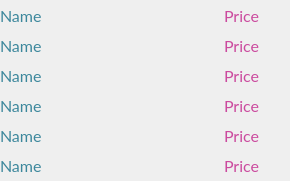
     <widget class="QFrame" name="frame_7">
      <property name="geometry">
       <rect>
        <x>10</x>
        <y>560</y>
        <width>290</width>
        <height>181</height>
       </rect>
      </property>
      <property name="font">
       <font>
        <family>Lato</family>
        <pointsize>12</pointsize>
        <weight>50</weight>
        <italic>false</italic>
        <bold>false</bold>
       </font>
      </property>
      <property name="styleSheet">
       <string notr="true">font: 12pt &quot;Lato&quot;;</string>
      </property>
      <property name="frameShape">
       <enum>QFrame::NoFrame</enum>
      </property>
      <widget class="QFrame" name="frame_22">
       <property name="geometry">
        <rect>
         <x>0</x>
         <y>0</y>
         <width>201</width>
         <height>181</height>
        </rect>
       </property>
       <property name="font">
        <font>
         <family>Lato</family>
         <pointsize>12</pointsize>
         <weight>50</weight>
         <italic>false</italic>
         <bold>false</bold>
        </font>
       </property>
       <property name="styleSheet">
        <string notr="true">color: rgba(60, 135, 156, 1);</string>
       </property>
       <property name="frameShape">
        <enum>QFrame::NoFrame</enum>
       </property>
       <widget class="QLabel" name="name_37">
        <property name="geometry">
         <rect>
          <x>0</x>
          <y>0</y>
          <width>201</width>
          <height>31</height>
         </rect>
        </property>
        <property name="font">
         <font>
          <family>Lato</family>
          <pointsize>12</pointsize>
          <weight>50</weight>
          <italic>false</italic>
          <bold>false</bold>
         </font>
        </property>
        <property name="text">
         <string>Name</string>
        </property>
       </widget>
       <widget class="QLabel" name="name_38">
        <property name="geometry">
         <rect>
          <x>0</x>
          <y>30</y>
          <width>201</width>
          <height>31</height>
         </rect>
        </property>
        <property name="font">
         <font>
          <family>Lato</family>
          <pointsize>12</pointsize>
          <weight>50</weight>
          <italic>false</italic>
          <bold>false</bold>
         </font>
        </property>
        <property name="text">
         <string>Name</string>
        </property>
       </widget>
       <widget class="QLabel" name="name_40">
        <property name="geometry">
         <rect>
          <x>0</x>
          <y>90</y>
          <width>201</width>
          <height>31</height>
         </rect>
        </property>
        <property name="font">
         <font>
          <family>Lato</family>
          <pointsize>12</pointsize>
          <weight>50</weight>
          <italic>false</italic>
          <bold>false</bold>
         </font>
        </property>
        <property name="text">
         <string>Name</string>
        </property>
       </widget>
       <widget class="QLabel" name="name_39">
        <property name="geometry">
         <rect>
          <x>0</x>
          <y>60</y>
          <width>201</width>
          <height>31</height>
         </rect>
        </property>
        <property name="font">
         <font>
          <family>Lato</family>
          <pointsize>12</pointsize>
          <weight>50</weight>
          <italic>false</italic>
          <bold>false</bold>
         </font>
        </property>
        <property name="text">
         <string>Name</string>
        </property>
       </widget>
       <widget class="QLabel" name="name_42">
        <property name="geometry">
         <rect>
          <x>0</x>
          <y>150</y>
          <width>201</width>
          <height>31</height>
         </rect>
        </property>
        <property name="font">
         <font>
          <family>Lato</family>
          <pointsize>12</pointsize>
          <weight>50</weight>
          <italic>false</italic>
          <bold>false</bold>
         </font>
        </property>
        <property name="text">
         <string>Name</string>
        </property>
       </widget>
       <widget class="QLabel" name="name_41">
        <property name="geometry">
         <rect>
          <x>0</x>
          <y>120</y>
          <width>201</width>
          <height>31</height>
         </rect>
        </property>
        <property name="font">
         <font>
          <family>Lato</family>
          <pointsize>12</pointsize>
          <weight>50</weight>
          <italic>false</italic>
          <bold>false</bold>
         </font>
        </property>
        <property name="text">
         <string>Name</string>
        </property>
       </widget>
      </widget>
      <widget class="QFrame" name="frame_23">
       <property name="geometry">
        <rect>
         <x>199</x>
         <y>0</y>
         <width>91</width>
         <height>181</height>
        </rect>
       </property>
       <property name="font">
        <font>
         <family>Lato</family>
         <pointsize>12</pointsize>
         <weight>50</weight>
         <italic>false</italic>
         <bold>false</bold>
        </font>
       </property>
       <property name="layoutDirection">
        <enum>Qt::LeftToRight</enum>
       </property>
       <property name="styleSheet">
        <string notr="true">color: rgba(203, 74, 158, 1);</string>
       </property>
       <property name="frameShape">
        <enum>QFrame::NoFrame</enum>
       </property>
       <widget class="QLabel" name="price_37">
        <property name="geometry">
         <rect>
          <x>0</x>
          <y>0</y>
          <width>60</width>
          <height>31</height>
         </rect>
        </property>
        <property name="font">
         <font>
          <family>Lato</family>
          <pointsize>12</pointsize>
          <weight>50</weight>
          <italic>false</italic>
          <bold>false</bold>
         </font>
        </property>
        <property name="text">
         <string>Price</string>
        </property>
        <property name="alignment">
         <set>Qt::AlignRight|Qt::AlignTrailing|Qt::AlignVCenter</set>
        </property>
       </widget>
       <widget class="QLabel" name="label_147">
        <property name="geometry">
         <rect>
          <x>60</x>
          <y>0</y>
          <width>32</width>
          <height>32</height>
         </rect>
        </property>
        <property name="styleSheet">
         <string notr="true">border-image: url(:/newPrefix/PlatIcon.png);</string>
        </property>
        <property name="text">
         <string/>
        </property>
       </widget>
       <widget class="QLabel" name="label_148">
        <property name="geometry">
         <rect>
          <x>60</x>
          <y>30</y>
          <width>32</width>
          <height>32</height>
         </rect>
        </property>
        <property name="styleSheet">
         <string notr="true">border-image: url(:/newPrefix/PlatIcon.png);</string>
        </property>
        <property name="text">
         <string/>
        </property>
       </widget>
       <widget class="QLabel" name="price_38">
        <property name="geometry">
         <rect>
          <x>0</x>
          <y>30</y>
          <width>60</width>
          <height>31</height>
         </rect>
        </property>
        <property name="font">
         <font>
          <family>Lato</family>
          <pointsize>12</pointsize>
          <weight>50</weight>
          <italic>false</italic>
          <bold>false</bold>
         </font>
        </property>
        <property name="text">
         <string>Price</string>
        </property>
        <property name="alignment">
         <set>Qt::AlignRight|Qt::AlignTrailing|Qt::AlignVCenter</set>
        </property>
       </widget>
       <widget class="QLabel" name="price_40">
        <property name="geometry">
         <rect>
          <x>0</x>
          <y>90</y>
          <width>60</width>
          <height>31</height>
         </rect>
        </property>
        <property name="font">
         <font>
          <family>Lato</family>
          <pointsize>12</pointsize>
          <weight>50</weight>
          <italic>false</italic>
          <bold>false</bold>
         </font>
        </property>
        <property name="text">
         <string>Price</string>
        </property>
        <property name="alignment">
         <set>Qt::AlignRight|Qt::AlignTrailing|Qt::AlignVCenter</set>
        </property>
       </widget>
       <widget class="QLabel" name="label_151">
        <property name="geometry">
         <rect>
          <x>60</x>
          <y>60</y>
          <width>32</width>
          <height>32</height>
         </rect>
        </property>
        <property name="styleSheet">
         <string notr="true">border-image: url(:/newPrefix/PlatIcon.png);</string>
        </property>
        <property name="text">
         <string/>
        </property>
       </widget>
       <widget class="QLabel" name="label_152">
        <property name="geometry">
         <rect>
          <x>60</x>
          <y>90</y>
          <width>32</width>
          <height>32</height>
         </rect>
        </property>
        <property name="styleSheet">
         <string notr="true">border-image: url(:/newPrefix/PlatIcon.png);</string>
        </property>
        <property name="text">
         <string/>
        </property>
       </widget>
       <widget class="QLabel" name="price_39">
        <property name="geometry">
         <rect>
          <x>0</x>
          <y>60</y>
          <width>60</width>
          <height>31</height>
         </rect>
        </property>
        <property name="font">
         <font>
          <family>Lato</family>
          <pointsize>12</pointsize>
          <weight>50</weight>
          <italic>false</italic>
          <bold>false</bold>
         </font>
        </property>
        <property name="text">
         <string>Price</string>
        </property>
        <property name="alignment">
         <set>Qt::AlignRight|Qt::AlignTrailing|Qt::AlignVCenter</set>
        </property>
       </widget>
       <widget class="QLabel" name="price_42">
        <property name="geometry">
         <rect>
          <x>0</x>
          <y>150</y>
          <width>60</width>
          <height>31</height>
         </rect>
        </property>
        <property name="font">
         <font>
          <family>Lato</family>
          <pointsize>12</pointsize>
          <weight>50</weight>
          <italic>false</italic>
          <bold>false</bold>
         </font>
        </property>
        <property name="text">
         <string>Price</string>
        </property>
        <property name="alignment">
         <set>Qt::AlignRight|Qt::AlignTrailing|Qt::AlignVCenter</set>
        </property>
       </widget>
       <widget class="QLabel" name="label_155">
        <property name="geometry">
         <rect>
          <x>60</x>
          <y>120</y>
          <width>32</width>
          <height>32</height>
         </rect>
        </property>
        <property name="styleSheet">
         <string notr="true">border-image: url(:/newPrefix/PlatIcon.png);</string>
        </property>
        <property name="text">
         <string/>
        </property>
       </widget>
       <widget class="QLabel" name="label_156">
        <property name="geometry">
         <rect>
          <x>60</x>
          <y>150</y>
          <width>32</width>
          <height>32</height>
         </rect>
        </property>
        <property name="styleSheet">
         <string notr="true">border-image: url(:/newPrefix/PlatIcon.png);</string>
        </property>
        <property name="text">
         <string/>
        </property>
       </widget>
       <widget class="QLabel" name="price_41">
        <property name="geometry">
         <rect>
          <x>0</x>
          <y>120</y>
          <width>60</width>
          <height>31</height>
         </rect>
        </property>
        <property name="font">
         <font>
          <family>Lato</family>
          <pointsize>12</pointsize>
          <weight>50</weight>
          <italic>false</italic>
          <bold>false</bold>
         </font>
        </property>
        <property name="text">
         <string>Price</string>
        </property>
        <property name="alignment">
         <set>Qt::AlignRight|Qt::AlignTrailing|Qt::AlignVCenter</set>
        </property>
       </widget>
      </widget>
     </widget>
